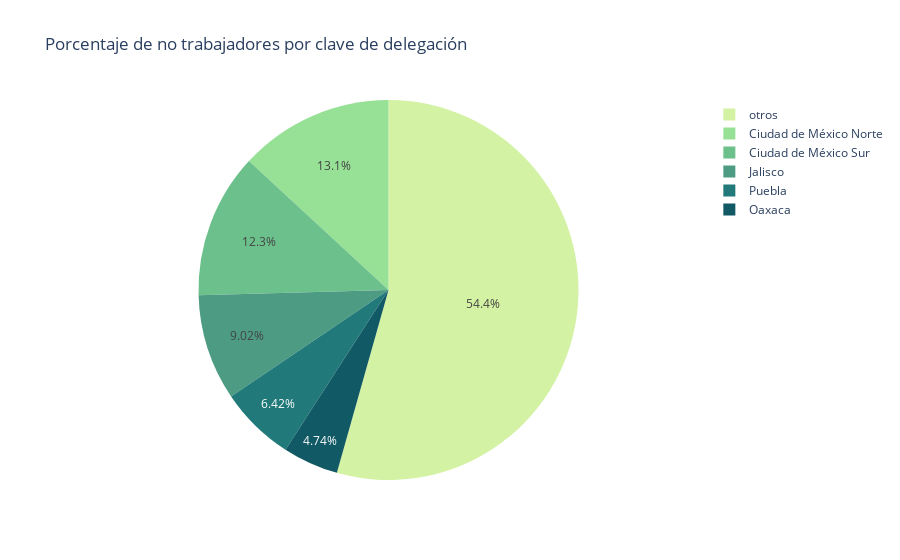

The cell this chart's notebook holds for it:
### Code cell
fig = px.pie(b2, values='pct', names='clas', title='Porcentaje de no trabajadores por clave de delegación',color_discrete_sequence= px.colors.sequential.Emrld)
fig.show()

### Figure 1 — Plotly figure (JSON) as saved in the notebook; plotly's stock layout.template omitted (floating-point values rounded to 4 significant figures)
{"data": [{"domain": {"x": [0, 1], "y": [0, 1]}, "hovertemplate": "clas=%{label}<br>pct=%{value}<extra></extra>", "labels": ["Ciudad de México Norte", "Ciudad de México Sur", "Jalisco", "Puebla", "Oaxaca", "otros", "otros", "otros", "otros", "otros", "otros", "otros", "otros", "otros", "otros", "otros", "otros", "otros", "otros", "otros", "otros", "otros", "otros", "otros", "otros", "otros", "otros", "otros", "otros", "otros", "otros", "otros", "otros", "otros", "otros"], "legendgroup": "", "name": "", "showlegend": true, "type": "pie", "values": [0.1313, 0.1231, 0.09023, 0.06422, 0.04739, 0.04501, 0.04318, 0.04182, 0.03805, 0.03607, 0.03342, 0.03341, 0.03108, 0.02402, 0.02072, 0.02066, 0.01985, 0.01957, 0.01931, 0.01892, 0.01688, 0.01145, 0.009172, 0.008689, 0.007341, 0.007128, 0.006463, 0.005765, 0.005231, 0.005115, 0.004335, 0.003267, 0.003224, 0.002419, 0.002237]}], "layout": {"legend": {"tracegroupgap": 0}, "piecolorway": ["rgb(211, 242, 163)", "rgb(151, 225, 150)", "rgb(108, 192, 139)", "rgb(76, 155, 130)", "rgb(33, 122, 121)", "rgb(16, 89, 101)", "rgb(7, 64, 80)"], "title": {"text": "Porcentaje de no trabajadores por clave de delegación"}}}
